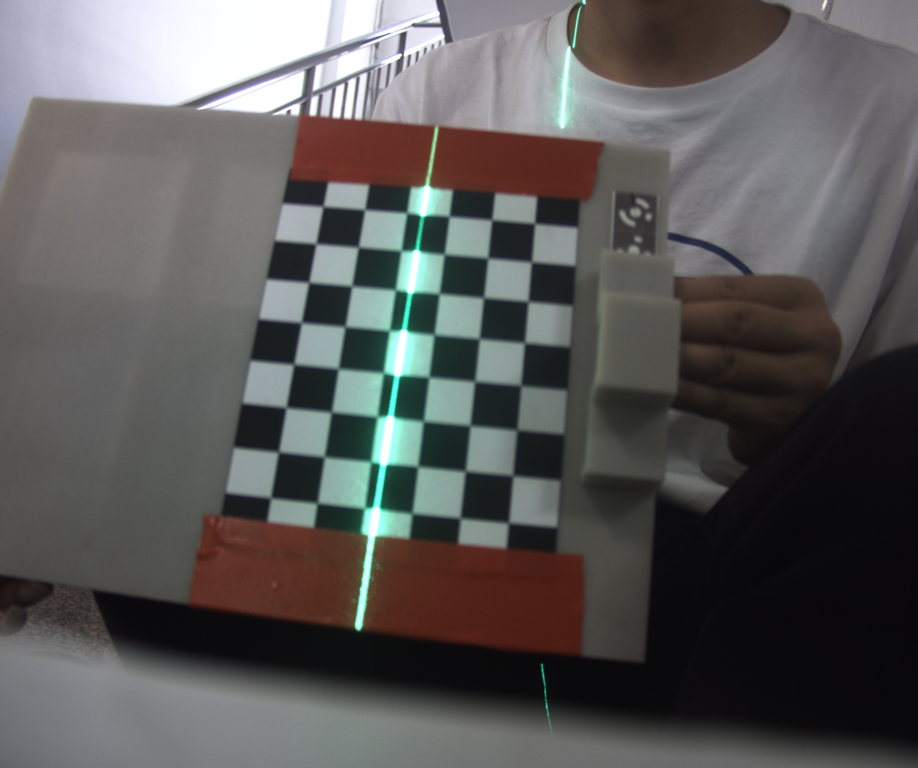
#> input picture Laser/img/16.bmp, 918 x 768 px, shrunk from 1224 x 1024 before the run
$ python Laser_Calibrator.py
#> lines starting #> are read from the running program, lines starting #| are printed output that depends on the picture; after the words box and inside, x2 and y2 are one past the last pixel; in counts of white or black regions, pixels touching at a corner belong together; long printed decimals are rounded
import cv2
import numpy as np

def calibrate_laser_plane(img_path, laser_normal_vector):
    # Read the image
#> called with img_path = './img/16.bmp', laser_normal_vector = array of shape (3,)
    img = cv2.imread(img_path)
#> img is the input picture: shape (768, 918, 3); mean B, G, R 88.6, 89.3, 90.7

    # Convert the image to HSV color space
    hsv = cv2.cvtColor(img, cv2.COLOR_BGR2HSV)
#> hsv: shape (768, 918, 3); mean H, S, V 76.4, 39.6, 96.1

    # Define lower and upper bounds for green color in HSV
    lower_green = np.array([40, 40, 40])  # Lower bounds for H, S, V respectively
    upper_green = np.array([80, 255, 255])  # Upper bounds for H, S, V respectively

    # Create a mask for green regions in the image
    green_mask = cv2.inRange(hsv, lower_green, upper_green)
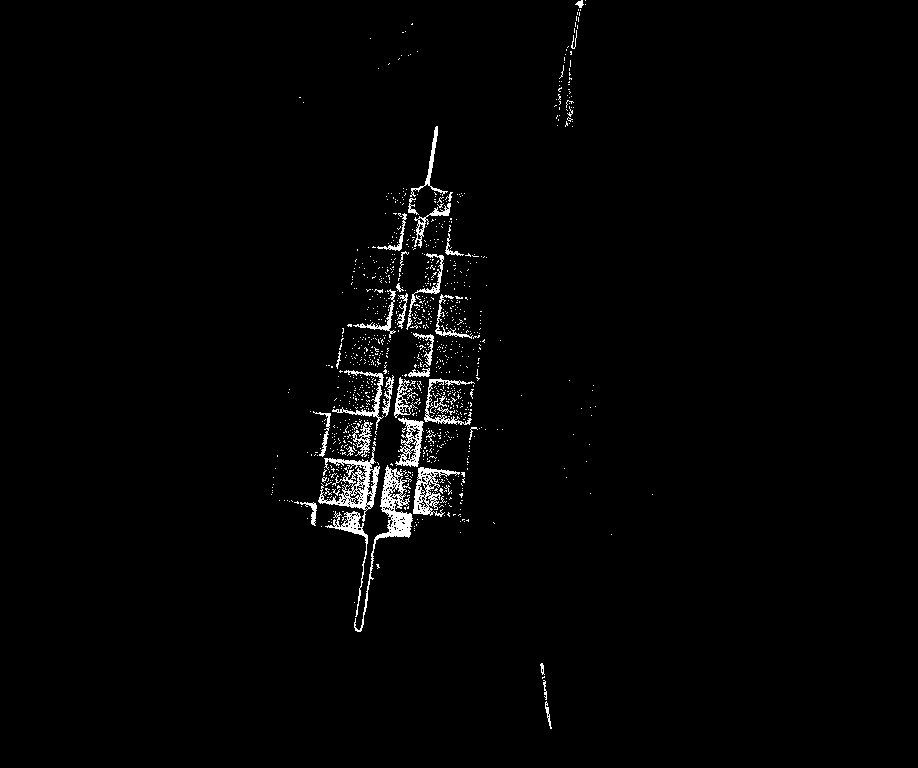
#> green_mask: shape (768, 918); 1.7% white in thin lines or dots, all inside (x1, y1, x2, y2) = (271, 0, 653, 729)

    # Apply Canny edge detection to the green mask
    edges = cv2.Canny(green_mask, 30, 90)  # Adjust the threshold values here
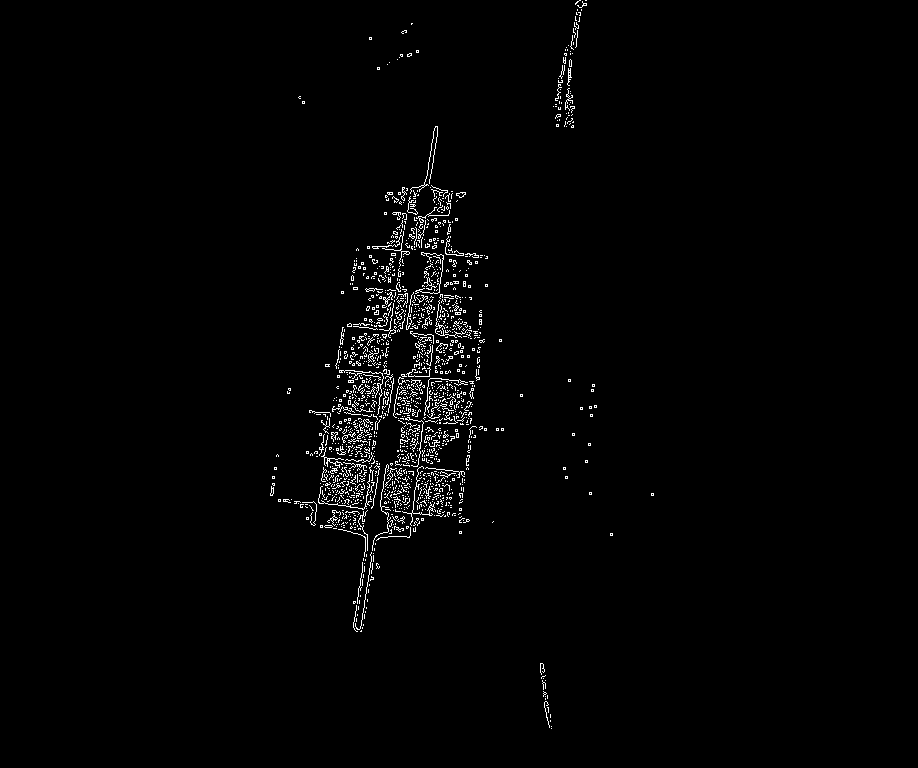
#> edges: shape (768, 918); 1.5% white in thin lines or dots, all inside (x1, y1, x2, y2) = (270, 0, 654, 729)

    # Find lines using Hough Line Transform
    lines = cv2.HoughLinesP(edges, 1, np.pi / 180, threshold=50, minLineLength=50, maxLineGap=5)  # Adjust the threshold value here
#> lines = 20 rows, first 6: [360, 631, 375, 536], [412, 512, 433, 338], [389, 333, 399, 260], [373, 463, 383, 365], [364, 521, 370, 467], [423, 309, 436, 225]

    # Calculate the centroid of the detected lines
    if lines is not None:
        x_sum = 0
        y_sum = 0
        num_lines = len(lines)
#> num_lines = 20
        for line in lines:
            x1, y1, x2, y2 = line[0]
            x_sum += x1 + x2
            y_sum += y1 + y2
#> this loop made 20 passes
#> (x1, y1, x2, y2, x_sum, y_sum) on passes 1 to 12: (360, 631, 375, 536, 735, 1167), (412, 512, 433, 338, 1580, 2017), (389, 333, 399, 260, 2368, 2610), (373, 463, 383, 365, 3124, 3438), (364, 521, 370, 467, 3858, 4426), (423, 309, 436, 225, 4717, 4960), (377, 340, 394, 290, 5488, 5590), (367, 434, 378, 352, 6233, 6376), (427, 311, 436, 257, 7096, 6944), (400, 443, 406, 380, 7902, 7767), (434, 386, 440, 325, 8776, 8478), (329, 484, 346, 430, 9451, 9392)
#> after the loop, x_sum = 15816; y_sum = 16003
        centroid_x = x_sum / (2 * num_lines)
#> centroid_x = 395.4
        centroid_y = y_sum / (2 * num_lines)
#> centroid_y = 400.1

        # Calculate the direction vector of the laser line
        direction_vector = np.array([centroid_x, centroid_y, 1])
#> direction_vector = [395.4, 400.1, 1]

        # Normalize the direction vector
        direction_vector = direction_vector / np.linalg.norm(direction_vector)
#> direction_vector = [0.703, 0.711, 0.00178]

        # Calculate the angle between the laser line and the laser plane
        angle_rad = np.arccos(np.dot(direction_vector, laser_normal_vector))
#> angle_rad = 1.57

        # Calculate the distance between the camera and the laser plane
        distance = np.linalg.norm(direction_vector - laser_normal_vector)
#> distance = 1.41

        # Output the results
        print("Laser Plane Normal Vector:", laser_normal_vector)
        print("Detected Laser Line Direction Vector:", direction_vector)
#| Detected Laser Line Direction Vector: [0.7029 0.7112 0.001778]
        print("Angle between Laser Line and Laser Plane:", angle_rad)
#| Angle between Laser Line and Laser Plane: 1.569
        print("Distance between Camera and Laser Plane:", distance)
#| Distance between Camera and Laser Plane: 1.413


# Example usage:
# Assuming the laser plane's normal vector is [0, 0, 1] (perpendicular to the camera)
img_path = './img/16.bmp'
laser_normal_vector = np.array([0, 0, 1])
calibrate_laser_plane(img_path, laser_normal_vector)

$ run again, with Laser/img/1.bmp copied over Laser/img/16.bmp
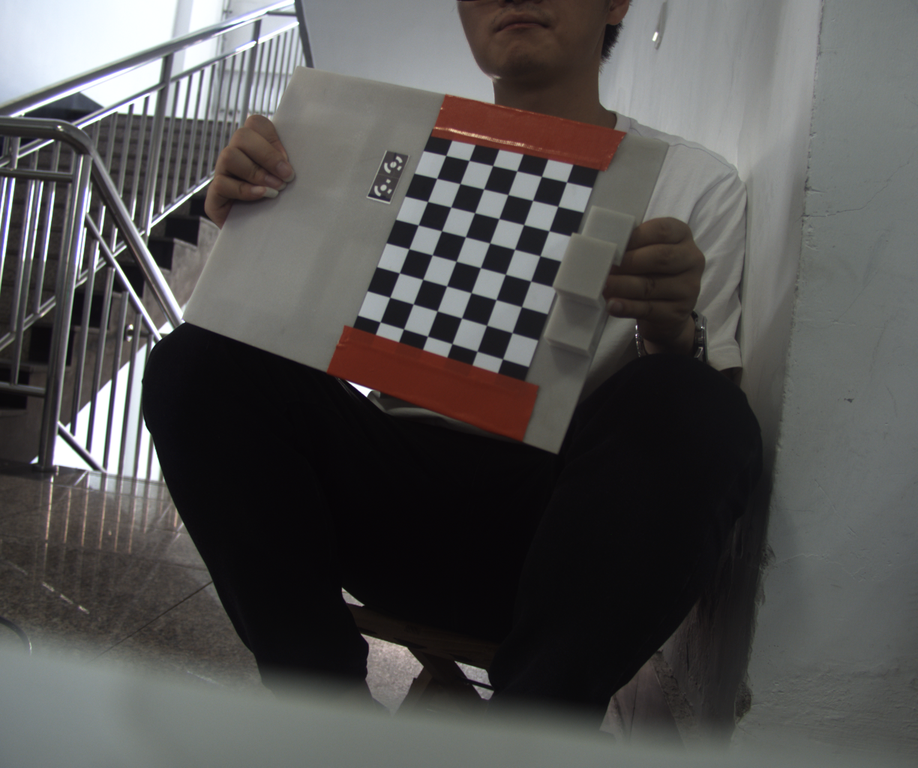
#> input picture Laser/img/1.bmp, 918 x 768 px, shrunk from 1224 x 1024 before the run
#> in calibrate_laser_plane, img is the input picture: shape (768, 918, 3); mean B, G, R 81.3, 82, 83.2
#> hsv: shape (768, 918, 3); mean H, S, V 78.1, 32.4, 86.5
#> in calibrate_laser_plane, `green_mask = cv2.inRange(hsv, lower_green, upper_green)`:
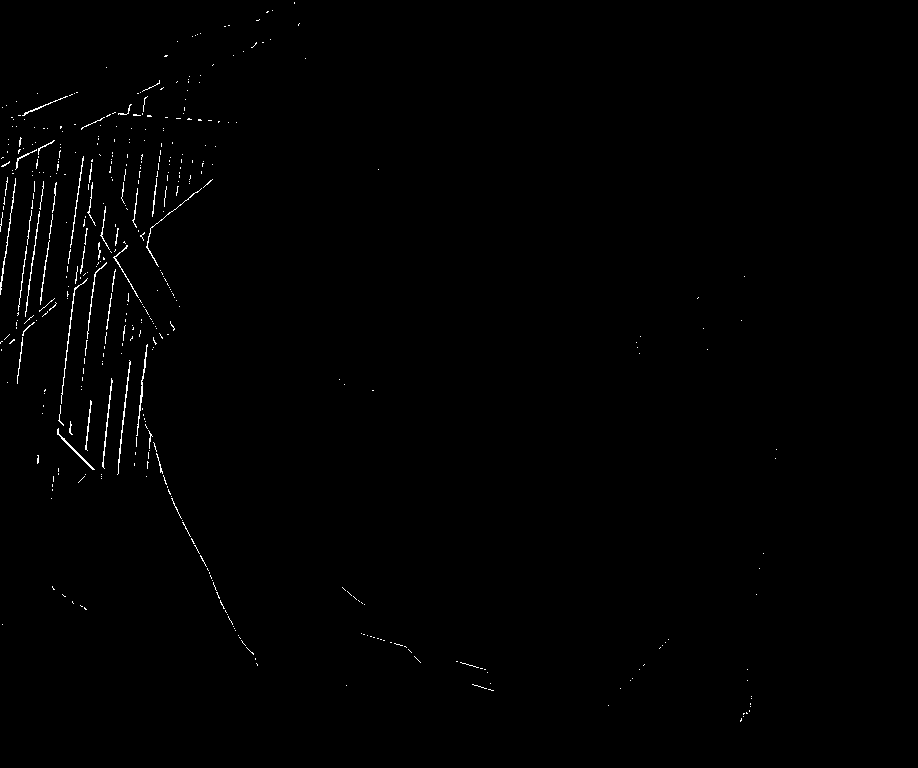
#> green_mask: shape (768, 918); 0.6% white in thin lines or dots, all inside (x1, y1, x2, y2) = (0, 2, 777, 722)
#> in calibrate_laser_plane, `edges = cv2.Canny(green_mask, 30, 90)`:
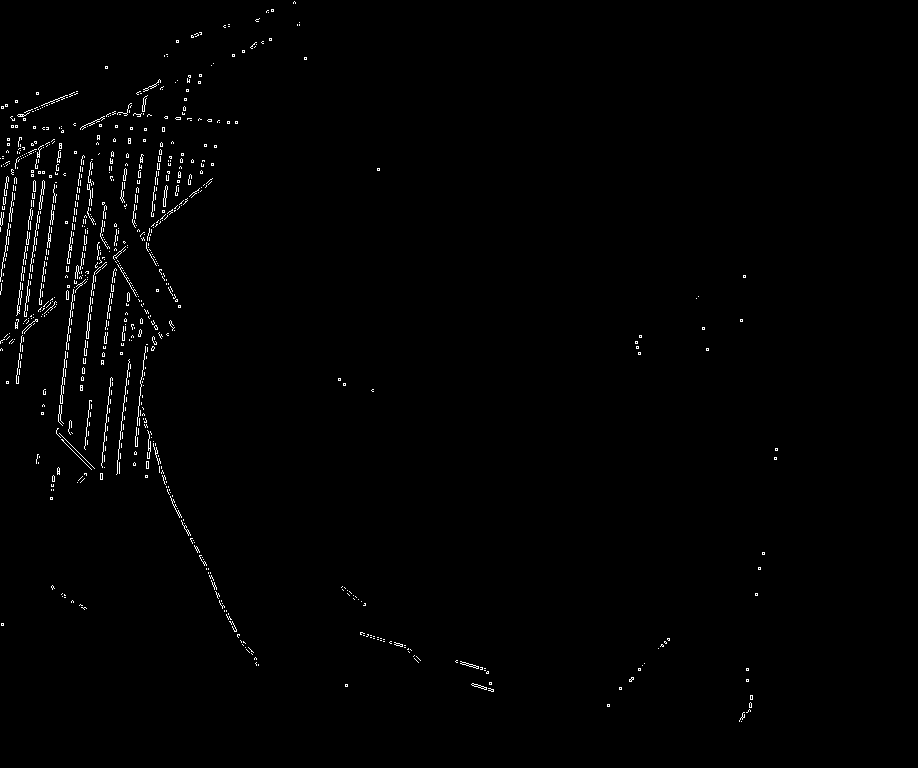
#> edges: shape (768, 918); 0.94% white in thin lines or dots, all inside (x1, y1, x2, y2) = (0, 1, 778, 722)
#> lines = 33 rows, first 6: [61, 407, 75, 290], [81, 390, 99, 246], [18, 383, 24, 329], [24, 316, 43, 180], [59, 407, 76, 266], [102, 363, 113, 271]
#> num_lines = 33
#> the loop in calibrate_laser_plane, `for line in lines:` made 33 passes
#> (x1, y1, x2, y2, x_sum, y_sum) on passes 1 to 8: (61, 407, 75, 290, 136, 697), (81, 390, 99, 246, 316, 1333), (18, 383, 24, 329, 358, 2045), (24, 316, 43, 180, 425, 2541), (59, 407, 76, 266, 560, 3214), (102, 363, 113, 271, 775, 3848), (116, 474, 128, 360, 1019, 4682), (83, 360, 93, 275, 1195, 5317)
#> after the loop in calibrate_laser_plane, `for line in lines:`: x_sum = 6101; y_sum = 18828
#> centroid_x = 92.44
#> centroid_y = 285.3
#> in calibrate_laser_plane, `direction_vector = np.array([centroid_x, centroid_y, 1])`: direction_vector = [92.44, 285.3, 1]
#> in calibrate_laser_plane, `direction_vector = direction_vector / np.linalg.norm(direction_vector)`: direction_vector = [0.308, 0.951, 0.00333]
#> angle_rad = 1.57
#> distance = 1.41
#| Detected Laser Line Direction Vector: [0.3083 0.9513 0.003335]
#| Angle between Laser Line and Laser Plane: 1.567
#| Distance between Camera and Laser Plane: 1.412

$ run again, with Laser/img/10.bmp copied over Laser/img/16.bmp
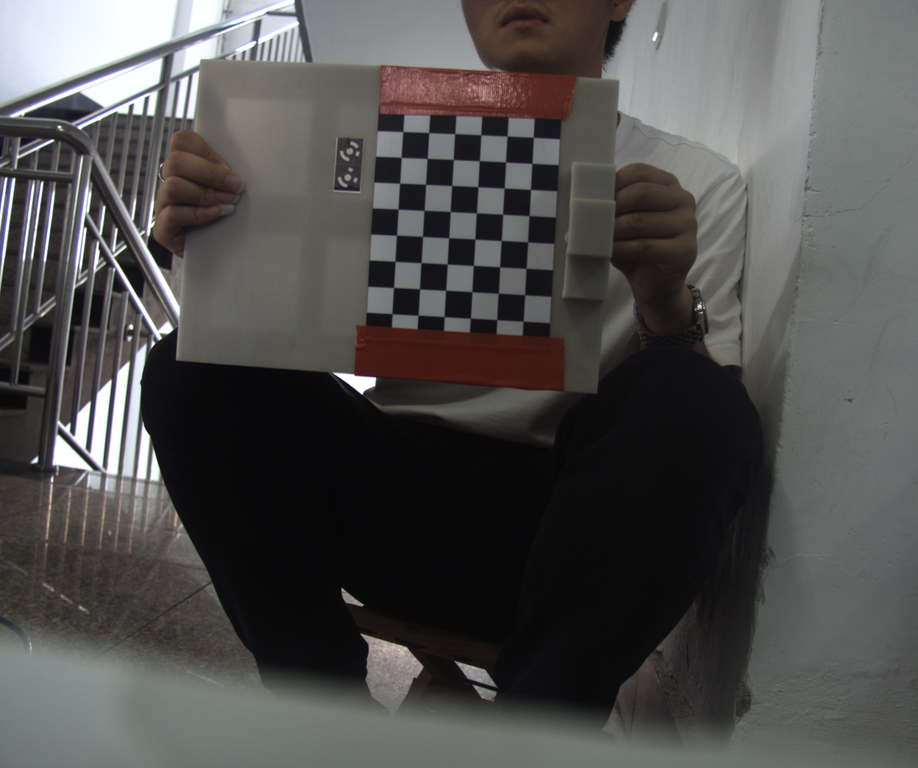
#> input picture Laser/img/10.bmp, 918 x 768 px, shrunk from 1224 x 1024 before the run
#> in calibrate_laser_plane, img is the input picture: shape (768, 918, 3); mean B, G, R 77.9, 78.7, 79.7
#> hsv: shape (768, 918, 3); mean H, S, V 77, 32.3, 82.8
#> in calibrate_laser_plane, `green_mask = cv2.inRange(hsv, lower_green, upper_green)`:
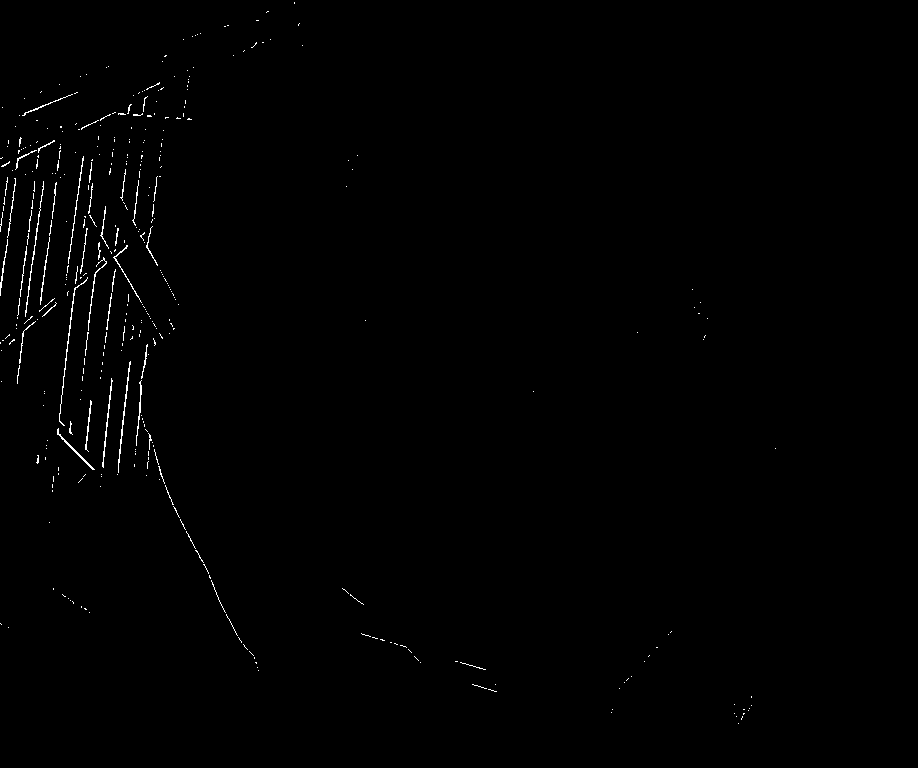
#> green_mask: shape (768, 918); 0.58% white in thin lines or dots, all inside (x1, y1, x2, y2) = (0, 2, 776, 724)
#> in calibrate_laser_plane, `edges = cv2.Canny(green_mask, 30, 90)`:
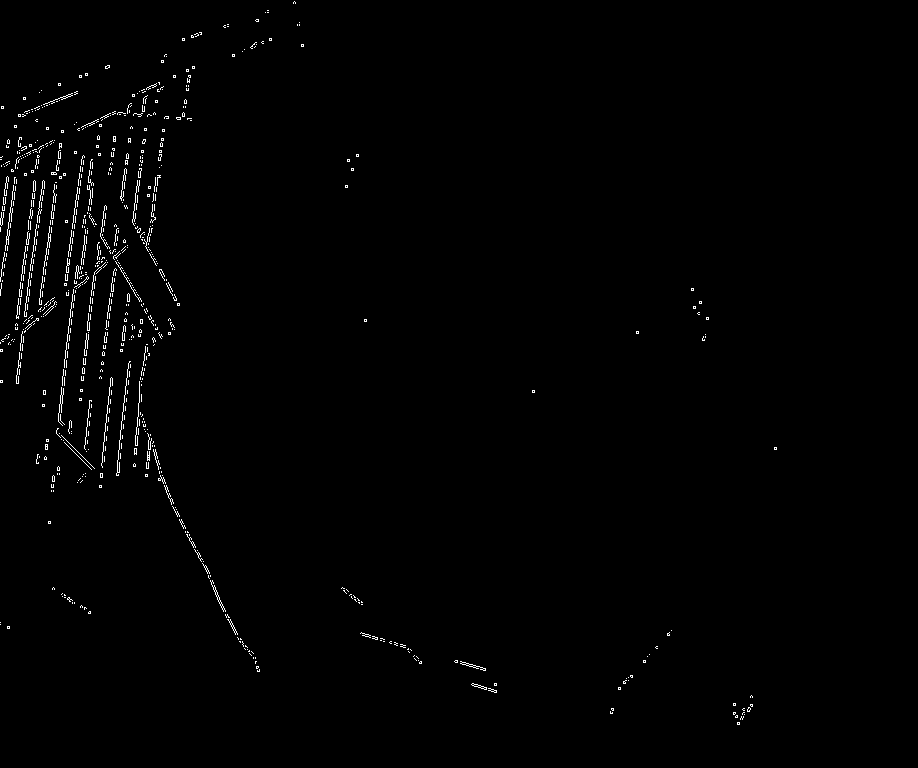
#> edges: shape (768, 918); 0.9% white in thin lines or dots, all inside (x1, y1, x2, y2) = (0, 1, 777, 725)
#> lines = 32 rows, first 6: [171, 504, 207, 573], [24, 314, 42, 181], [57, 434, 78, 266], [60, 397, 76, 266], [87, 342, 95, 271], [25, 320, 44, 182]
#> num_lines = 32
#> the loop in calibrate_laser_plane, `for line in lines:` made 32 passes
#> (x1, y1, x2, y2, x_sum, y_sum) on passes 1 to 8: (171, 504, 207, 573, 378, 1077), (24, 314, 42, 181, 444, 1572), (57, 434, 78, 266, 579, 2272), (60, 397, 76, 266, 715, 2935), (87, 342, 95, 271, 897, 3548), (25, 320, 44, 182, 966, 4050), (15, 329, 27, 232, 1008, 4611), (134, 454, 139, 392, 1281, 5457)
#> after the loop in calibrate_laser_plane, `for line in lines:`: x_sum = 5570; y_sum = 19165
#> centroid_x = 87.03
#> centroid_y = 299.5
#> in calibrate_laser_plane, `direction_vector = np.array([centroid_x, centroid_y, 1])`: direction_vector = [87.03, 299.5, 1]
#> in calibrate_laser_plane, `direction_vector = direction_vector / np.linalg.norm(direction_vector)`: direction_vector = [0.279, 0.96, 0.00321]
#> angle_rad = 1.57
#> distance = 1.41
#| Detected Laser Line Direction Vector: [0.2791 0.9603 0.003207]
#| Angle between Laser Line and Laser Plane: 1.568
#| Distance between Camera and Laser Plane: 1.412
